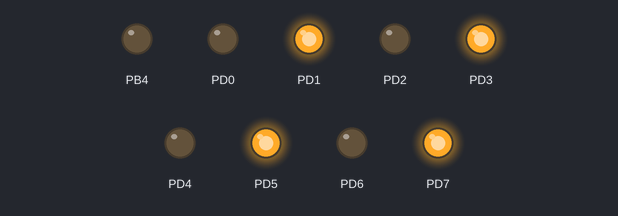
The program below on a simulated ATmega328P, built with avr-gcc and emulated at 16 MHz. Shown: output pins drawn as LEDs (lit = HIGH).

Above: at 0.5 s.
At 3.5 s:
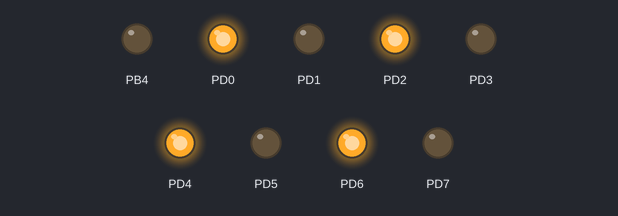
Timing chart, 0 to 4.6 s (numbered marks = the images above):
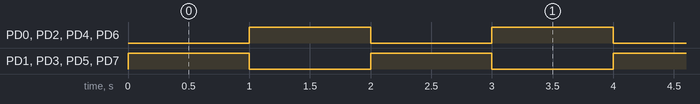

Measured:
- by itself, PD0–7: alternates HIGH for 1.0 s and LOW for 1.0 s

The program:

main.c
```c
/**
  * @file main.c
  * @brief Opis datoteke
  * @author Ime Prezime
  * @date 11-05-2021
  * @version 1.0
  */

#include <avr/io.h>
#include <util/delay.h>

int main(void)
{

 DDRD = 0xff; //port D -> izlaz
 DDRB |= 1 << 4; //PB4 -> izlaz
 PORTB &= ~(1 << 4); //PB4 = 0, cime se ukljucuje tranzistor Q0

 while(1)
 {

 PORTD = 0xaa; //ukljucuju se LED na pozicijama 6, 4, 2 i 0
 _delay_ms(1000);//pauza 1s
 PORTD = 0x55; //ukljucuju se LED na pozicijama 7, 5, 3 i 1
 _delay_ms(1000);//pauza 1s

 }
 return 0;
}
```
